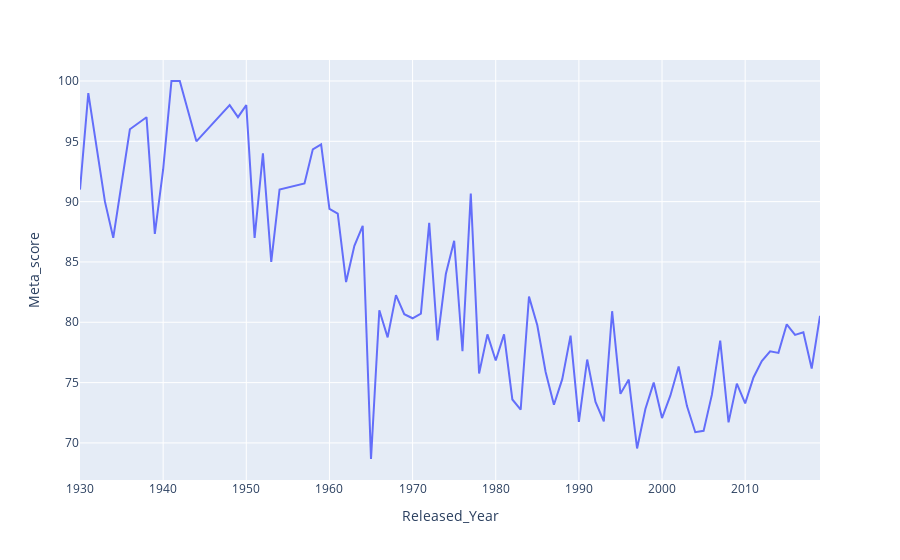

The code cell stored with this chart in its notebook:
### Code cell
px.line(new1,y='Meta_score',x='Released_Year')

### Figure 1 — Plotly figure (JSON) as saved in the notebook; plotly's stock layout.template omitted (floating-point values rounded to 4 significant figures)
{"data": [{"hovertemplate": "Released_Year=%{x}<br>Meta_score=%{y}<extra></extra>", "legendgroup": "", "line": {"color": "#636efa", "dash": "solid"}, "marker": {"symbol": "circle"}, "mode": "lines", "name": "", "orientation": "v", "showlegend": false, "type": "scatter", "x": [1930, 1931, 1933, 1934, 1936, 1938, 1939, 1940, 1941, 1942, 1944, 1946, 1948, 1949, 1950, 1951, 1952, 1953, 1954, 1957, 1958, 1959, 1960, 1961, 1962, 1963, 1964, 1965, 1966, 1967, 1968, 1969, 1970, 1971, 1972, 1973, 1974, 1975, 1976, 1977, 1978, 1979, 1980, 1981, 1982, 1983, 1984, 1985, 1986, 1987, 1988, 1989, 1990, 1991, 1992, 1993, 1994, 1995, 1996, 1997, 1998, 1999, 2000, 2001, 2002, 2003, 2004, 2005, 2006, 2007, 2008, 2009, 2010, 2011, 2012, 2013, 2014, 2015, 2016, 2017, 2018, 2019], "xaxis": "x", "y": [91, 99, 90, 87, 96, 97, 87.33, 92.67, 100, 100, 95, 96.5, 98, 97, 98, 87, 94, 85, 91, 91.5, 94.33, 94.75, 89.4, 89, 83.33, 86.33, 88, 68.67, 81, 78.75, 82.25, 80.67, 80.33, 80.71, 88.25, 78.5, 84, 86.75, 77.6, 90.67, 75.75, 79, 76.83, 79, 73.6, 72.75, 82.12, 79.75, 75.88, 73.17, 75.29, 78.89, 71.75, 76.91, 73.4, 71.79, 80.92, 74.07, 75.25, 69.54, 72.81, 75, 72.06, 73.92, 76.33, 73.05, 70.89, 71, 74, 78.48, 71.71, 74.91, 73.28, 75.43, 76.79, 77.59, 77.46, 79.83, 78.95, 79.17, 76.17, 80.53], "yaxis": "y"}], "layout": {"legend": {"tracegroupgap": 0}, "margin": {"t": 60}, "xaxis": {"anchor": "y", "domain": [0, 1], "title": {"text": "Released_Year"}}, "yaxis": {"anchor": "x", "domain": [0, 1], "title": {"text": "Meta_score"}}}}
